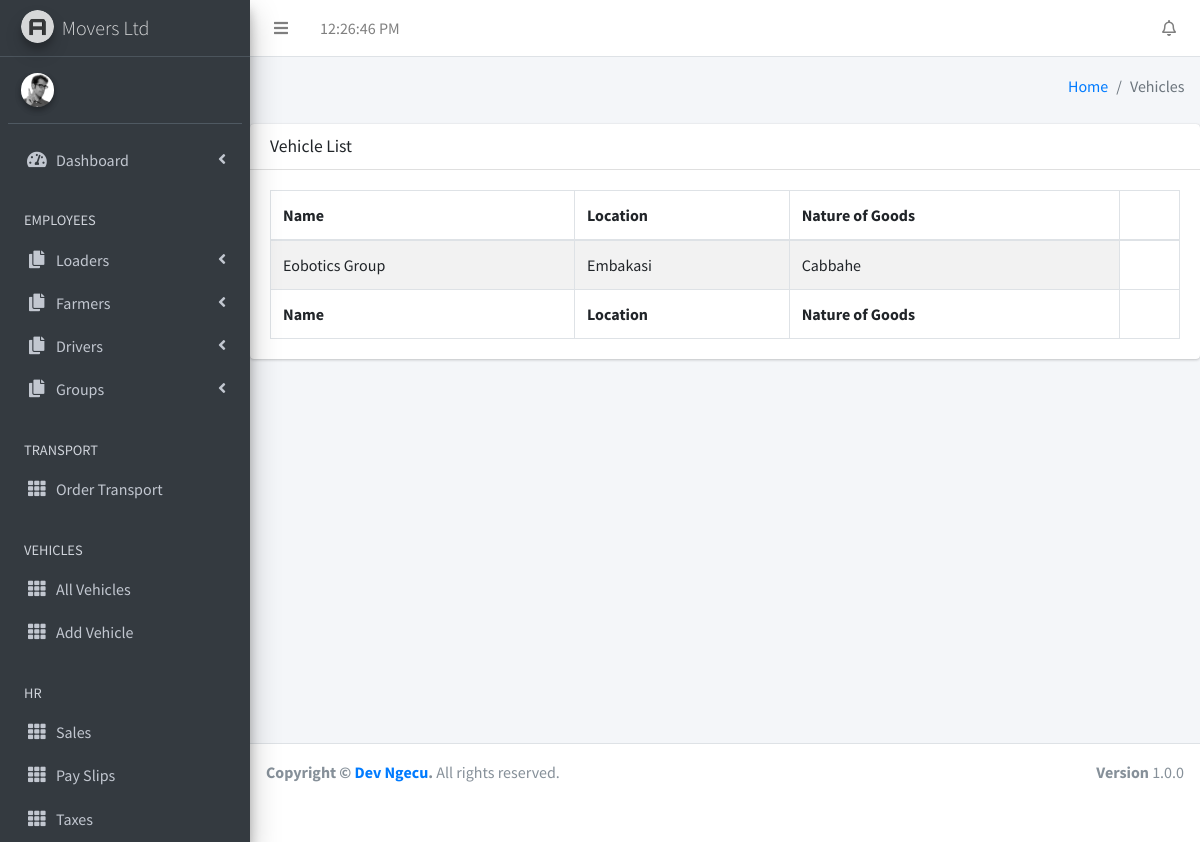
The app's page /pages/groups.php with its own data.
### tables this page shows
CREATE TABLE `groupp` (
  `group_pk` int(11) NOT NULL,
  `group_name` varchar(60) DEFAULT NULL,
  `location` varchar(60) DEFAULT NULL,
  `nature_of_goods` varchar(60) DEFAULT NULL
);

### pages/groups.php (the view, shortened to what this page needs)
<?php include('../server.php') ?>
<!DOCTYPE html>
<html>
<head>
  <link rel="stylesheet" href="../plugins/fontawesome-free/css/all.min.css">
  <link rel="stylesheet" href="https://code.ionicframework.com/ionicons/2.0.1/css/ionicons.min.css">
  <link rel="stylesheet" href="../dist/css/adminlte.min.css">
  <link rel="stylesheet" href="plugins/fontawesome-free/css/all.min.css">
  <link rel="stylesheet" href="https://code.ionicframework.com/ionicons/2.0.1/css/ionicons.min.css">
  <link rel="stylesheet" href="../plugins/tempusdominus-bootstrap-4/css/tempusdominus-bootstrap-4.min.css">
  <link rel="stylesheet" href="../plugins/icheck-bootstrap/icheck-bootstrap.min.css">
  <link rel="stylesheet" href="../plugins/jqvmap/jqvmap.min.css">
  <link rel="stylesheet" href="../dist/css/adminlte.min.css">
  <link rel="stylesheet" href="../plugins/overlayScrollbars/css/OverlayScrollbars.min.css">
  <link rel="stylesheet" href="../plugins/daterangepicker/daterangepicker.css">
  <link rel="stylesheet" href="../plugins/summernote/summernote-bs4.css">
</head>
<body class="hold-transition sidebar-mini layout-boxed">
<div class="wrapper">
  <?php include '../components/topbar.php'; ?>
  <aside class="main-sidebar sidebar-dark-primary elevation-4">
    <a href="../index3.html" class="brand-link">
      <img src="../dist/img/AdminLTELogo.png"
           alt="AdminLTE Logo"
           class="brand-image img-circle elevation-3"
           style="opacity: .8">
      <span class="brand-text font-weight-light">Movers Ltd</span>
    </a>
    <?php include '../components/sidebar.php'; ?>
  </aside>
  <div class="content-wrapper">
    <section class="content-header">
      <div class="container-fluid">
        <div class="row mb-2">
          <div class="col-sm-6">
          </div>
          <div class="col-sm-6">
            <ol class="breadcrumb float-sm-right">
              <li class="breadcrumb-item"><a href="#">Home</a></li>
              <li class="breadcrumb-item active">Vehicles</li>
            </ol>
          </div>
        </div>
    </section>
    <section>
    <div class="card">
            <div class="card-header">
              <h3 class="card-title">Vehicle List</h3>
            </div>
            <div class="card-body">
              <table id="example1" class="table table-bordered table-striped">
                <thead>
                <tr>
                  <th>Name</th>
                  <th>Location</th>
                  <th>Nature of Goods</th>
                  <th></th>
                </tr>
                </thead>
                <tbody>
                  <?php
$records = mysqli_query($db,"select * from groupp");
while($data = mysqli_fetch_array($records))
{
?>
  <tr>
    <td><?php echo $data['group_name']; ?></td>
    <td><?php echo $data['location']; ?></td>
    <td><?php echo $data['nature_of_goods']; ?></td>
  </tr>
<?php
}
?>
                </tbody>
                <tfoot>
                <tr>
                  <th>Name</th>
                  <th>Location</th>
                  <th>Nature of Goods</th>
                  <th></th>
                </tr>
                </tfoot>
              </table>
            </div>
          </div>
</section>
  </div>
  <footer class="main-footer">
    <div class="float-right d-none d-sm-block">
      <b>Version</b> 1.0.0
    </div>
    <strong>Copyright &copy; <a href="https://devngecu.herokuapp.com/">Dev Ngecu</a>.</strong> All rights
    reserved.
  </footer>
</div>
</body>
</html>

### records on screen
groupp: group_name "Eobotics Group", location "Embakasi", nature_of_goods "Cabbahe"
